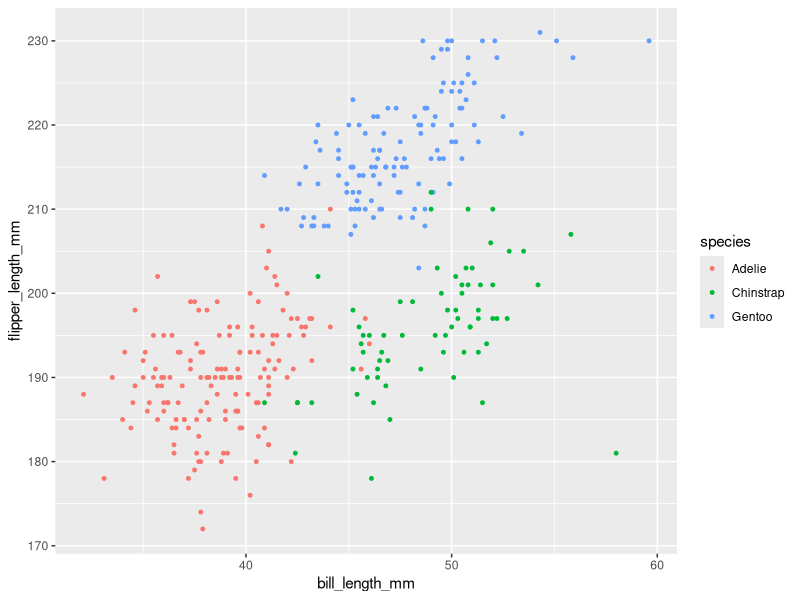
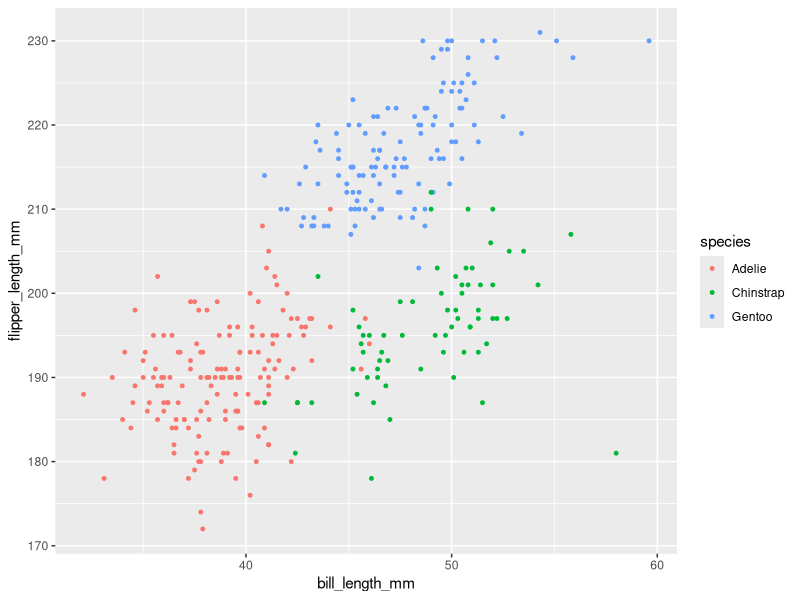

The R source for these figures, in order:
## ---- chunk 1
data("penguins", package = "palmerpenguins")
  head(penguins)
  nrow(penguins)
  ncol(penguins)
  mean(penguins$flipper_length_mm,na.rm = TRUE)
library(ggplot2)
  ggplot(data = penguins, mapping = aes(x = bill_length_mm, y = flipper_length_mm, colour = species)) + geom_point(size = 1)
  ggsave("penguin_flipper_to_bill.png")
## ---- chunk 2
library(tidyverse)
set.seed(1)
hw1_df <- tibble(
  vec_numeric <- rnorm(10),
  vec_logical <- vec_numeric > 0,
  vec_character <- c("a","b","c","d","e","f","g","h","i","j"),
  vec_factor <- factor(c("aa","bb","cc","aa","bb","cc","aa","bb","cc","aa"))
)
print(hw1_df)
levels(pull(hw1_df,var = -1))

mean_numeric <- mean(pull(hw1_df,var = 1))  
  mean_numeric
mean_logical <- mean(pull(hw1_df,var = 2))
  mean_logical
mean_character <- mean(pull(hw1_df,var = 3))
  mean_character
mean_factor <- mean(pull(hw1_df,var = 4))
  mean_factor
